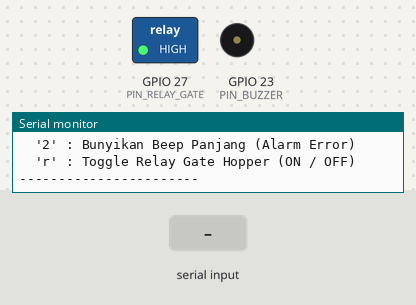
This sketch was run on a simulated ESP32. On the bench: switched loads named in the sketch (green lamp = pin HIGH), buzzer (waves = sounding, pin HIGH), the last lines printed to the serial monitor. The inputs (shaded band) are chosen by the test bench.

Above: at 2.2 s.
2.3 s: "1" received over Serial
At 2.47 s:
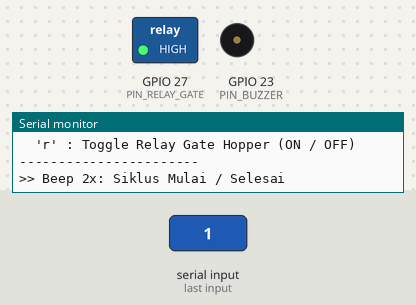
4.1 s: "r" received over Serial
At 5.0 s:
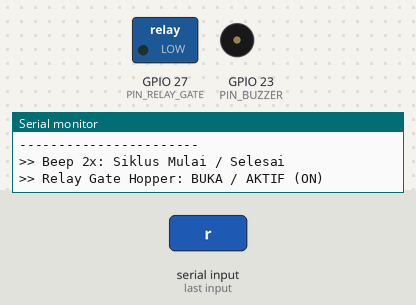
5.6 s: "2" received over Serial
At 6.3 s:
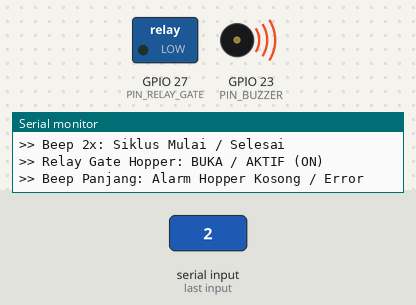
Timing chart, 0 to 8.6 s (numbered marks = the images above; inputs shaded):
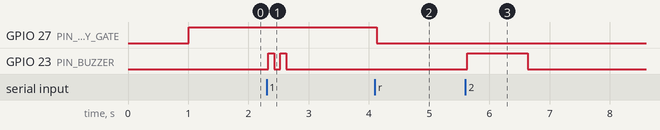

Measured:
- after the input at 2.3 s, GPIO 23 (PIN_BUZZER): alternates HIGH for 0.10 s and LOW for 0.10 s, 4 changes in all, then stays LOW, starting at once
- after the input at 4.1 s, GPIO 27 (PIN_RELAY_GATE): HIGH → LOW at once
- after the input at 5.6 s, GPIO 23 (PIN_BUZZER): LOW → HIGH at once, → LOW 1.0 s later

The sketch:

06_buzzer_relay_gate.ino
```cpp
/*==========================================================
  TEST 06: BUZZER & RELAY GATE HOPPER TEST
  Mesin Pencetak Tempe Otomatis
  ──────────────────────────────────────────────────────────
  Tujuan:
  1. Menguji fungsi nada buzzer aktif 5V (GPIO 23).
  2. Menguji aktivasi relay gate hopper (GPIO 27).

  Wiring:
  - Buzzer VCC -> 5V (atau GPIO 23 jika buzzer mini dengan arus <12mA)
  - Buzzer GND -> GND ESP32
  - Relay IN   -> ESP32 GPIO 27
  - Relay VCC  -> 5V
  - Relay GND  -> GND ESP32
==========================================================*/

#define PIN_BUZZER     23
#define PIN_RELAY_GATE 27

void beepPendek(int count) {
  for (int i = 0; i < count; i++) {
    digitalWrite(PIN_BUZZER, HIGH);
    delay(100);
    digitalWrite(PIN_BUZZER, LOW);
    delay(100);
  }
}

void beepPanjang(int ms) {
  digitalWrite(PIN_BUZZER, HIGH);
  delay(ms);
  digitalWrite(PIN_BUZZER, LOW);
}

void setup() {
  Serial.begin(115200);
  delay(1000);
  Serial.println("\n==========================================");
  Serial.println("  TEST 06: BUZZER & RELAY GATE TEST");
  Serial.println("==========================================");

  pinMode(PIN_BUZZER, OUTPUT);
  pinMode(PIN_RELAY_GATE, OUTPUT);

  // Relay biasanya Active LOW
  digitalWrite(PIN_RELAY_GATE, HIGH); // Relay OFF (standar)
  digitalWrite(PIN_BUZZER, LOW);

  Serial.println("[OK] Modul diinisialisasi.");
  Serial.println("\n--- PERINTAH SERIAL ---");
  Serial.println("  '1' : Bunyikan Beep Pendek (Konfirmasi OK)");
  Serial.println("  '2' : Bunyikan Beep Panjang (Alarm Error)");
  Serial.println("  'r' : Toggle Relay Gate Hopper (ON / OFF)");
  Serial.println("-----------------------");
}

bool relayState = false;

void loop() {
  if (Serial.available()) {
    char ch = Serial.read();
    if (ch == '1') {
      Serial.println(">> Beep 2x: Siklus Mulai / Selesai");
      beepPendek(2);
    } else if (ch == '2') {
      Serial.println(">> Beep Panjang: Alarm Hopper Kosong / Error");
      beepPanjang(1000);
    } else if (ch == 'r' || ch == 'R') {
      relayState = !relayState;
      // Modul relay 5V optocoupler umumnya Active-LOW:
      // LOW = Relay ON (kontak tertutup), HIGH = Relay OFF (kontak terbuka)
      digitalWrite(PIN_RELAY_GATE, relayState ? LOW : HIGH);
      Serial.printf(">> Relay Gate Hopper: %s\n", relayState ? "BUKA / AKTIF (ON)" : "TUTUP / NONAKTIF (OFF)");
    }
  }
  delay(50);
}
```
